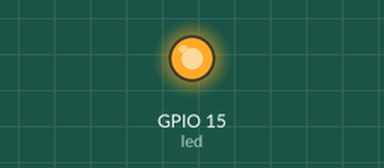
Recording of a program running on a simulated ESP32 board running MicroPython. On the bench: output pins drawn as LEDs (lit = HIGH).

Above: at 1.0 s.
At 3.0 s:
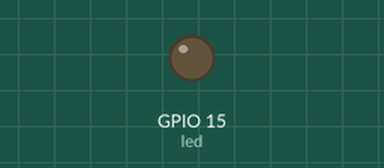
Timing chart, 0 to 5.2 s (numbered marks = the images above):
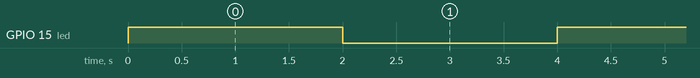

Measured:
- by itself, GPIO 15 (led): alternates HIGH for 2.0 s and LOW for 2.0 s

The program:

lesson8_1.py
```python
from machine import Pin
from time import sleep

# 這是您設定的引腳號碼，例如 ESP32/ESP8266 的 GPIO 15
led_pin = 15

# 📢 修正點: 使用大寫的 Pin 類別來實例化
# led = Pin(led_pin, Pin.OUT)
led = Pin(led_pin, Pin.OUT) # 設置引腳 15 為輸出模式

while(True):
    led.toggle()
    sleep(2)
#led.value(1) # 使用 .value() 設定為高電位 (ON)
# 或者使用 led.on() 也可以，但 .value() 是更通用的方法

#print("LED 已經開啟")

# 可以加入一個小迴圈讓它閃爍
# try:
#     while True:
#         led.value(not led.value()) # 切換狀態
#         time.sleep_ms(500)         # 暫停 500 毫秒
# except KeyboardInterrupt:
#     led.value(0) # 退出時確保 LED 關閉
#     print("程式終止，LED 關閉")
```
